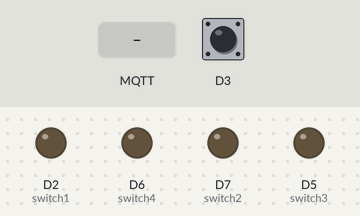
Recording of a sketch running on a simulated ESP8266 (NodeMCU). Shown: output pins drawn as LEDs (lit = HIGH). The inputs (shaded band) are chosen by the test bench; at power-on: D3 HIGH. WiFi joins after 1.5 s; servers stay silent unless stated; no MQTT or app messages arrive unless stated; what the sketch prints to the serial monitor is not drawn.

Above: at 2.7 s.
2.8 s: MQTT message "ON" arrives on the first subscribed topic
At 3.2 s:
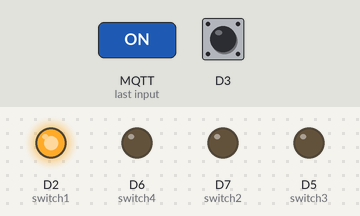
4.3 s: MQTT message "ON" arrives on the second subscribed topic
At 5.5 s:
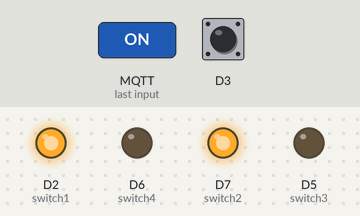
5.8 s: MQTT message "OFF" arrives on the first subscribed topic
At 6.8 s:
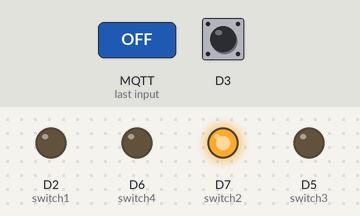
7.3 s: MQTT message "ON" arrives on the third subscribed topic
At 7.9 s:
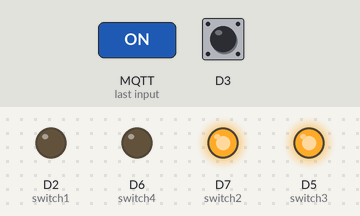
8.8 s: MQTT message "OFF" arrives on the second subscribed topic
At 10.0 s:
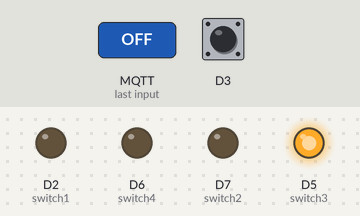
10.3 s: MQTT message "OFF" arrives on the third subscribed topic
At 11.4 s:
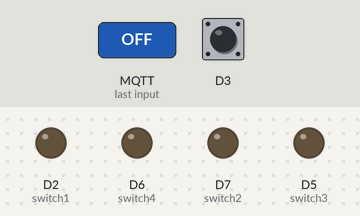
Timing chart, 0 to 12.8 s (numbered marks = the images above; inputs shaded):
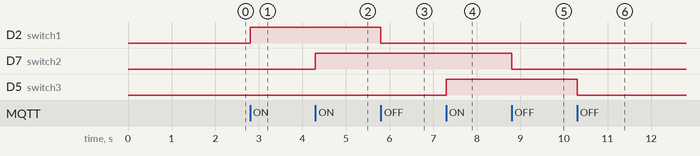

Measured:
- after the input at 2.8 s, D2 (switch1): LOW → HIGH at once
- after the input at 4.3 s, D7 (switch2): LOW → HIGH at once
- after the input at 5.8 s, D2 (switch1): HIGH → LOW at once
- after the input at 7.3 s, D5 (switch3): LOW → HIGH at once
- after the input at 8.8 s, D7 (switch2): HIGH → LOW at once
- after the input at 10.3 s, D5 (switch3): HIGH → LOW at once

The sketch:

esp8266_mqtt_dht_4relays.ino
```cpp
/*
 *  ESP8266 + DHT11/22 + MOISTURE SENSOR + 4 RELAYS + MQTT + Home Assistant
 *  Author: EzeLibrandi
 *  Based on: https://github.com/projetsdiy/esp8266-dht22-mqtt-home-assistant
 *  Date: 06/13/2020
 *  Version 1.1.0
 *  Tested and running with the following libraries/boards:
 *  DHT Library v1.3.1
 *  Adafruit Unified Sensors v1.0.3
 *  ES8266 Board v2.6.1
 *  Board on Arduino IDE: NodeMCU 1.0
 *
 *  Lolin NodeMCUv3 - CH340 Driver
 *  IMPORTANT: You MUST change MQTT_MAX_PACKET_SIZE to 256 on \Arduino\libraries\PubSubClient\src\PubSubClient.h
 *  https://github.com/knolleary/pubsubclient#limitations
 *
 *  NOTE: Before upload you have to change wifi/mqtt and place on mqtt topics. i.e. place could be bedroom
 */

#include <ESP8266WiFi.h>
#include <PubSubClient.h>
#include "DHT.h"
#include <ArduinoJson.h>

//Set debug mode (true = display log message via serial)
bool debug = false;

// Client name
#define client_name "ESP8266-01"
String place = "place";

// Wifi Settings
#define wifi_ssid "wifi ssid name"
#define wifi_password "wifi password"

//MQTT Broker Settings
#define mqtt_server "XXX.XXX.XXX.XXX"
#define mqtt_user "mqtt username"
#define mqtt_password "mqtt password"

//Buffer to decode MQTT messages
char message_buff[100];
long lastMsg = 0;
long lastRecu = 0;

//DHTPIN and DHTTYPE Settings ( Un-comment you sensor)
#define DHTPIN D1
#define DHTTYPE DHT11       // DHT 11
//#define DHTTYPE DHT22 // DHT 22  (AM2302)

// Assign output variables to GPIO pins for relays
const int switch1 = 4;           // GPIO5 D2
const int switch2 = 13;          // GPIO2 D7
const int switch3 = 14;          // GPIO4 D5
const int switch4 = 12;          // GPIO0 D6

// Create abjects and commit setup
DHT dht(DHTPIN, DHTTYPE);
WiFiClient espClient;
PubSubClient client(espClient);
void setup()
{
  Serial.begin(9600);
  //initialize the switch as an output and set to LOW (off)
  pinMode(switch1, OUTPUT); // Relay Switch 1
  digitalWrite(switch1, LOW);
  pinMode(switch2, OUTPUT); // Relay Switch 2
  digitalWrite(switch2, LOW);
  pinMode(switch3, OUTPUT); // Relay Switch 3
  digitalWrite(switch3, LOW);
  pinMode(switch4, OUTPUT); // Relay Switch 4
  digitalWrite(switch4, LOW);
  setup_wifi();                        // Connect to Wifi network
  client.setServer(mqtt_server, 1883); // Configure MQTT connection
  client.setCallback(callback);        // Callback function to execute when a MQTT message
  dht.begin();
}

//Conect to WiFi
void setup_wifi()
{
  delay(10);
  Serial.println();
  Serial.print("Connecting to ");
  Serial.println(wifi_ssid);
  WiFi.begin(wifi_ssid, wifi_password);
  while (WiFi.status() != WL_CONNECTED)
  {
    delay(500);
    Serial.print(".");
  }
  Serial.println("");
  Serial.println("WiFi OK!");
  Serial.print("ESP8266 IP address: ");
  Serial.println(WiFi.localIP());
}

//Try-reconnect function
void reconnect(){
  StaticJsonDocument<300> jsonBuffer;
  while (!client.connected()){
    Serial.print("Connecting to MQTT broker... ");
    if (client.connect(client_name, mqtt_user, mqtt_password)){
      Serial.println("Connected OK!");
      // MQTT Auto Discover for all switches and send actual status
      for (int i = 1; i < 5; i++){
        String switchActual = "switch";
        switchActual.concat(i);
        StaticJsonDocument<300> jsonBuffer;
        jsonBuffer["name"] = place + " " + switchActual;
        jsonBuffer["uniq_id"] = place + "_" + switchActual;
        jsonBuffer["cmd_t"] = ("homeassistant/switch/" + place + "/" + switchActual + "/set");
        jsonBuffer["stat_t"] = ("homeassistant/switch/" + place + "/" + switchActual + "/state");
        char JSONmessageBuffer[300];
        serializeJson(jsonBuffer, JSONmessageBuffer);
        client.publish(("homeassistant/switch/" + place + "/" + switchActual + "/config").c_str(), JSONmessageBuffer, true);
        int readedValue = digitalRead(atoi(switchActual.c_str()));
        if (debug){
          Serial.print("Switch: ");
          Serial.print(switchActual);
          Serial.print(" Readed value: ");
          Serial.println(readedValue);
        }
        if (readedValue == 1){
          client.publish(("homeassistant/switch/" + place + "/" + switchActual + "/state").c_str(), "OFF", true);
        } else {
          client.publish(("homeassistant/switch/" + place + "/" + switchActual + "/state").c_str(), "ON", true);
        }
        client.subscribe(("homeassistant/switch/" + place + "/" + switchActual + "/set").c_str());
      }

      //MQTT Topic - Temp
      StaticJsonDocument<300> JSONTemp;
      JSONTemp["dev_cla"] = "temperature";
      JSONTemp["name"] = place + " Temperature";
      JSONTemp["uniq_id"] = place + "_temperature";
      JSONTemp["unit_of_meas"] = "°C";
      JSONTemp["val_tpl"] = "{{ value_json.temperature}}";
      JSONTemp["stat_t"] = "homeassistant/sensor/" + place + "/sensors/state";
      char JSONmessageBuffer[300];
      serializeJson(JSONTemp, JSONmessageBuffer);
      client.publish(("homeassistant/sensor/" + place + "/sensors/config").c_str(), JSONmessageBuffer, true);

      //MQTT Topic - Humidity
      StaticJsonDocument<300> JSONHum;
      JSONHum["dev_cla"] = "humidity";
      JSONHum["name"] = place + " Humidity";
      JSONHum["uniq_id"] = place + "_humidity";
      JSONHum["unit_of_meas"] = "%";
      JSONHum["val_tpl"] = "{{ value_json.humidity}}";
      JSONHum["stat_t"] = "homeassistant/sensor/" + place + "/sensors/state";
      serializeJson(JSONHum, JSONmessageBuffer);
      client.publish(("homeassistant/sensor/" + place + "/sensorH/config").c_str(), JSONmessageBuffer, true);
    } else {
      Serial.print("Error: ");
      Serial.println(client.state());
      Serial.println("Wait 5 seconds before to retry...");
      delay(5000);
    }
  }
}

//Loop main code
void loop(){
  if (!client.connected()){
    reconnect();
  }
  client.loop();
  long now = millis();
  // Send a message every minute
  if (now - lastMsg > 1000 * 60){
    lastMsg = now;
    // Read humidity & temp (Celcius)
    float h = dht.readHumidity();
    float t = dht.readTemperature();

    // Oh, nothing to send
    if (isnan(t) || isnan(h)) {
      Serial.println("No info, please check DHT sensor!");
      return;
    }
    if (debug){
      Serial.print("Temperature: ");
      Serial.print(t);
      Serial.print(" & Humidity: ");
      Serial.print(h);
    }
    //JSON with sensors info
    StaticJsonDocument<300> jsonBuffer;
    jsonBuffer["temperature"] = t;
    jsonBuffer["humidity"] = h;
    char JSONmessageBuffer2[300];
    serializeJson(jsonBuffer, JSONmessageBuffer2);
    if (debug){
      Serial.print("Message: ");
      Serial.println(JSONmessageBuffer2);
    }
    client.publish(("homeassistant/sensor/" + place + "/sensors/state").c_str(), JSONmessageBuffer2, true);
  }
  if (now - lastRecu > 100){
    lastRecu = now;
  }
}

// MQTT callback function
void callback(char *topic, byte *payload, unsigned int length)
{
  int i = 0;
  for (i = 0; i < length; i++)
  {
    message_buff[i] = payload[i];
  }
  message_buff[i] = '\0';
  String message = String(message_buff);

  if (debug){
    Serial.println("Topic: " + String(topic));
    Serial.println("Payload: " + message);
  }

  // Check topic and message and set status on different pins
  if (strcmp(topic, ("homeassistant/switch/" + place + "/switch1/set").c_str()) == 0){
    if (message == "ON"){
      digitalWrite(switch1, HIGH);
      Serial.print(digitalRead(switch1));
      client.publish(("homeassistant/switch/" + place + "/switch1/state").c_str(), "ON", true);
    }
    else if (message == "OFF"){
      digitalWrite(switch1, LOW);
      Serial.print(digitalRead(switch1));
      client.publish(("homeassistant/switch/" + place + "/switch1/state").c_str(), "OFF", true);
    }
  }
  if (strcmp(topic, ("homeassistant/switch/" + place + "/switch2/set").c_str()) == 0){
    if (message == "ON"){
      digitalWrite(switch2, HIGH);
      client.publish(("homeassistant/switch/" + place + "/switch2/state").c_str(), "ON", true);
    }
    else if (message == "OFF"){
      digitalWrite(switch2, LOW);
      client.publish(("homeassistant/switch/" + place + "/switch2/state").c_str(), "OFF", true);
    }
  }
  if (strcmp(topic, ("homeassistant/switch/" + place + "/switch3/set").c_str()) == 0){
    if (message == "ON")
    {
      digitalWrite(switch3, HIGH);
      client.publish(("homeassistant/switch/" + place + "/switch3/state").c_str(), "ON", true);
    }
    else if (message == "OFF"){
      digitalWrite(switch3, LOW);
      client.publish(("homeassistant/switch/" + place + "/switch3/state").c_str(), "OFF", true);
    }
  }
  if (strcmp(topic, ("homeassistant/switch/" + place + "/switch4/set").c_str()) == 0)
  {
    if (message == "ON"){
      digitalWrite(switch4, HIGH);
      client.publish(("homeassistant/switch/" + place + "/switch4/state").c_str(), "ON", true);
    }
    else if (message == "OFF"){
      digitalWrite(switch4, LOW);
      client.publish(("homeassistant/switch/" + place + "/switch4/state").c_str(), "OFF", true);
    }
  }
}
```
